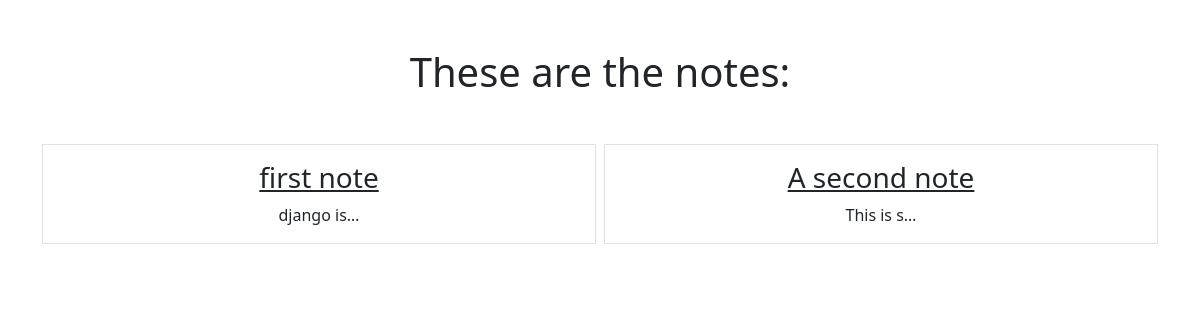
/smart/notes, run on an earlier commit of the app's database.
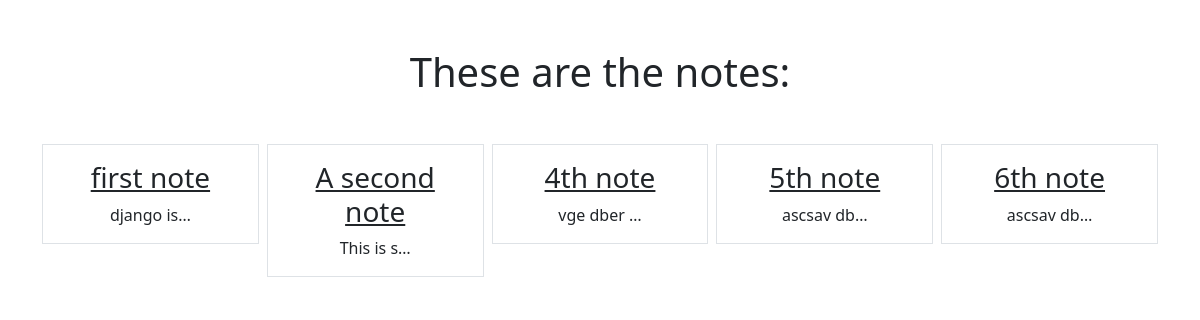
And on a later commit of the database.
### notes/models.py (models this page shows)
class Notes(models.Model):
    title = models.CharField(max_length=200)
    content = models.TextField()
    created = models.DateTimeField(auto_now_add=True)

### notes/views.py (the view)
# urls.py: path('notes', views.NotesListView.as_view(), name='notes_list'), # class based view
class NotesListView(ListView):
    model = Notes
    context_object_name = 'notes'
    paginate_by = 10

### notes/templates/notes/notes_list.html
{% extends "base.html" %}
{% block content %}
    <h1 class="my-5">These are the notes:</h1>
        <div class="row row-cols3 g-2">
            {% for note in notes %}
            <div class="col">
                <div class="p-3 border">
                    <a href="{% url 'notes.detail' pk=note.id %}" class="text-dark text-decoration-non">
                        <h3>{{note.title}}</h3>
                    </a>
                    {{note.content|truncatechars:10}}
                </div>
            </div>
            {% endfor %}
        </div>
{% endblock %}

### static/templates/base.html (shortened to what this page needs)
{% load static %}
<!DOCTYPE html>
<html lang="en">
<head>
    <link rel="stylesheet" type="text/css" href="{% static 'css/style.css' %}">
    <link href="https://cdn.jsdelivr.net/npm/bootstrap@5.3.3/dist/css/bootstrap.min.css" rel="stylesheet">
</head>
<body>
    <div class="my-5 text-center container">
        {% block content %}
        {% endblock %}
    </div>
</body>
</html>

What changed in the data, as far as the page shows it:
added Notes: title "4th note", content "vge dber …"
added Notes: title "5th note", content "ascsav db…"
added Notes: title "6th note", content "ascsav db…"
